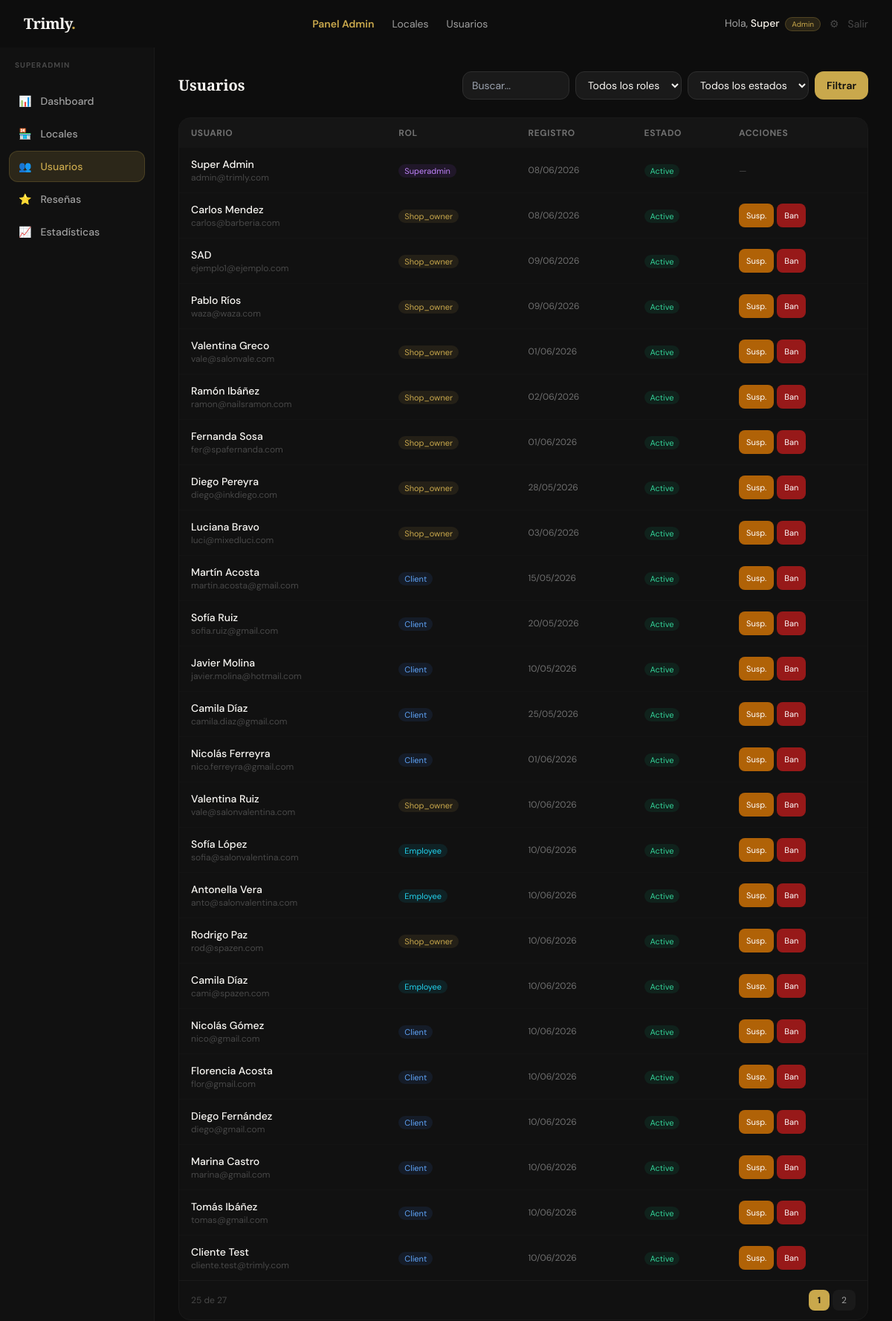
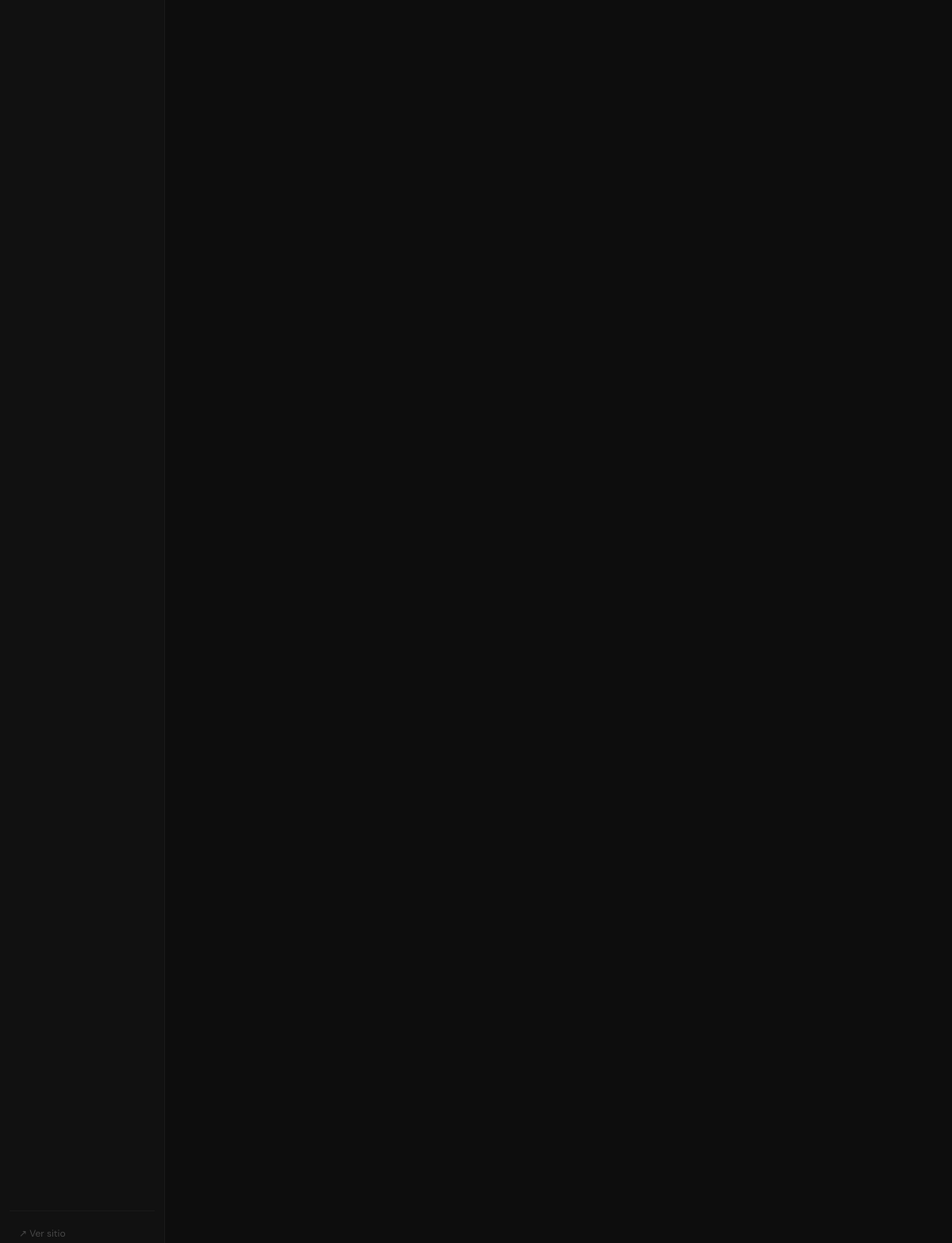
Page /admin/usuarios (signed in) on the committed database (2 pictures, top to bottom).
### tables this page shows
CREATE TABLE `users` (
  `id` int UNSIGNED NOT NULL,
  `name` varchar(100) NOT NULL,
  `email` varchar(150) NOT NULL,
  `phone` varchar(30) DEFAULT NULL,
  `password_hash` varchar(255) NOT NULL,
  `role` enum('superadmin','shop_owner','employee','client') NOT NULL DEFAULT 'client',
  `avatar` varchar(255) DEFAULT NULL,
  `email_verified` tinyint(1) NOT NULL DEFAULT '0',
  `verify_token` varchar(100) DEFAULT NULL,
  `reset_token` varchar(100) DEFAULT NULL,
  `reset_expires` datetime DEFAULT NULL,
  `status` enum('active','suspended','banned') NOT NULL DEFAULT 'active',
  `last_login` datetime DEFAULT NULL,
  `created_at` datetime NOT NULL DEFAULT CURRENT_TIMESTAMP,
  `updated_at` datetime NOT NULL DEFAULT CURRENT_TIMESTAMP ON UPDATE CURRENT_TIMESTAMP
);

### app/Controllers/BaseController.php (called while the page is built, shortened)
<?php
abstract class BaseController
{
    protected function view(string $template, array $viewData = [], int $status = 200): void
    {
        require APP_PATH . '/Views/partials/layout.php';
    }
    protected function input(string $key, mixed $default = null): mixed
    {
        return $_POST[$key] ?? $_GET[$key] ?? $default;
    }
}

### app/Controllers/AdminController.php (called while the page is built, shortened)
<?php
class AdminController extends BaseController
{
    private User $userModel;
    public function __construct() {
        $this->userModel   = new User();
    }
    public function users(): void {
        $page   = max(1,(int)$this->input('page',1));
        $where  = ['1']; $params = [];
        $result = $this->userModel->paginate($page,25,implode(' AND ',$where),$params);
        $this->view('admin/users',['pageTitle'=>'Usuarios — Admin','users'=>$result['data'],'pagination'=>$result,'filter'=>compact('role','status','search')]);
    }
}

### index.php (called while the page is built, shortened)
<?php
$routes = require BASE_PATH . '/routes/web.php';
$method = $_SERVER['REQUEST_METHOD'];
$uri  = parse_url($_SERVER['REQUEST_URI'], PHP_URL_PATH);
$base = base_path();
$uri = rtrim($uri, '/') ?: '/';
$matched = null; $params = [];
foreach ($routes as [$rMethod, $pattern, $handler, $middleware]) {
    if (strtoupper($rMethod) !== $method) continue;
    $regex = str_contains($pattern, '{any}')
        ? str_replace('{any}', '(.*)', $pattern)
        : preg_replace('/\{[^}]+\}/', '([^/]+)', $pattern);
    $regex = '#^' . $regex . '$#u';
    if (preg_match($regex, $uri, $matches)) {
        preg_match_all('/\{([^}]+)\}/', $pattern, $paramNames);
        array_shift($matches);
        $params  = !empty($paramNames[1]) ? array_combine($paramNames[1], $matches) : [];
        $matched = [$handler, $middleware, $params];
        break;
    }
}
[$handler, $middleware, $params] = $matched;
[$controllerName, $actionName] = explode('@', $handler);
$controller = new $controllerClass();
$controller->$actionName(...array_values($params));

### app/Helpers/Helpers.php (called while the page is built, shortened)
<?php
function base_path(): string {
    static $base = null;
    if ($base === null) {
        $appUrl = rtrim(getenv('APP_URL') ?: 'http://localhost', '/');
        $parsed = parse_url($appUrl);
        $base   = rtrim($parsed['path'] ?? '', '/');
    }
    return $base;
}
function path(string $route = ''): string {
    return base_path() . '/' . ltrim($route, '/');
}
function e(mixed $val): string {
    return htmlspecialchars((string)($val ?? ''), ENT_QUOTES | ENT_SUBSTITUTE, 'UTF-8');
}
function fecha(string|null $date, string $format = 'd/m/Y'): string {
    return date($format, strtotime($date));
}

### app/Models/BaseModel.php (called while the page is built, shortened)
<?php
abstract class BaseModel
{
    protected PDO    $db;
    protected string $table;
    public function __construct()
    {
        $this->db = Database::getInstance();
    }
    public function paginate(int $page, int $perPage, string $where = '1', array $params = []): array
    {
        $offset = ($page - 1) * $perPage;
        $total  = $this->db->prepare("SELECT COUNT(*) FROM {$this->table} WHERE $where");
        $total->execute($params);
        $count  = (int) $total->fetchColumn();
        $st = $this->db->prepare("SELECT * FROM {$this->table} WHERE $where LIMIT $perPage OFFSET $offset");
        $st->execute($params);
        return [
            'data'         => $st->fetchAll(),
            'total'        => $count,
            'per_page'     => $perPage,
            'current_page' => $page,
            'last_page'    => (int) ceil($count / $perPage),
        ];
    }
}

### app/Models/Database.php (called while the page is built, shortened)
<?php
class Database
{
    private static ?PDO $instance = null;
    public static function getInstance(): PDO
    {
        if (self::$instance === null) {
            $cfg = require BASE_PATH . '/config/database.php';
            $dsn = "mysql:host={$cfg['host']};port={$cfg['port']};dbname={$cfg['database']};charset={$cfg['charset']}";
            try {
                self::$instance = new PDO($dsn, $cfg['username'], $cfg['password'], $cfg['options']);
            } catch (PDOException $e) {
                error_log('Trimly DB Error: ' . $e->getMessage());
                http_response_code(500);
                echo '<!DOCTYPE html><html><head><meta charset="UTF-8"><title>Error de conexión</title>
                <style>body{background:#0d0d0d;color:#eee;font-family:sans-serif;display:flex;align-items:center;justify-content:center;min-height:100vh;margin:0;}
                .box{text-align:center;padding:40px;border:1px solid #333;border-radius:16px;max-width:500px;}
                h1{color:#C9A84C;margin-bottom:12px;}p{color:#888;margin:8px 0;font-size:14px;}
                .err{background:#1a0000;border:1px solid #5a0000;border-radius:8px;padding:12px;margin:16px 0;font-family:monospace;font-size:13px;color:#ff6b6b;text-align:left;}</style>
                </head><body><div class="box">
                <h1>⚠ Error de base de datos</h1>
                <p>No se pudo conectar a MySQL. Verificá que:</p>
                <p>• MySQL esté corriendo en Laragon (botón verde)</p>
                <p>• La base de datos <strong>trimly</strong> exista</p>
                <p>• Las credenciales en <strong>.env</strong> sean correctas</p>
                <div class="err">' . htmlspecialchars($e->getMessage()) . '</div>
                </div></body></html>';
                exit;
            }
        }
        return self::$instance;
    }
}

### app/Views/admin/users.php (the view, shortened to what this page needs)
<div class="flex min-h-screen pt-16 pb-16 lg:pb-0">
<?php require __DIR__ . '/partials/sidebar.php'; ?>
<main class="flex-1 p-5 lg:p-8 overflow-x-hidden min-w-0">
  <div class="flex flex-col sm:flex-row sm:items-center justify-between gap-3 mb-6">
    <h1 class="font-display text-xl font-bold text-cream-light">Usuarios</h1>
    <form method="GET" class="flex flex-wrap gap-2">
      <input name="q" value="<?= e($filter['search']) ?>" placeholder="Buscar..." class="bg-ink-700 border border-ink-600 rounded-xl px-3 py-2 text-sm text-cream-light focus:border-gold focus:outline-none w-36">
      <select name="role" class="bg-ink-700 border border-ink-600 rounded-xl px-3 py-2 text-sm text-cream-light focus:border-gold focus:outline-none">
        <option value="">Todos los roles</option>
      </select>
      <select name="status" class="bg-ink-700 border border-ink-600 rounded-xl px-3 py-2 text-sm text-cream-light focus:border-gold focus:outline-none">
        <option value="">Todos los estados</option>
      </select>
      <button class="bg-gold text-ink-900 font-semibold px-4 py-2 rounded-xl text-sm hover:bg-gold-500 transition-colors">Filtrar</button>
    </form>
  </div>
  <div class="bg-ink-800 border border-ink-700 rounded-2xl overflow-hidden">
    <div class="overflow-x-auto">
      <table class="w-full text-sm min-w-[560px]">
        <thead class="bg-ink-700/50">
          <tr class="text-left text-ink-400 text-xs uppercase tracking-wider">
            <th class="px-4 py-3">Usuario</th>
            <th class="px-4 py-3">Rol</th>
            <th class="px-4 py-3 hidden md:table-cell">Registro</th>
            <th class="px-4 py-3">Estado</th>
            <th class="px-4 py-3">Acciones</th>
          </tr>
        </thead>
        <tbody class="divide-y divide-ink-700/40">
          <?php foreach($users as $u):
            $roleColors=['client'=>'text-blue-400 bg-blue-500/10','shop_owner'=>'text-gold bg-gold/10','employee'=>'text-cyan-400 bg-cyan-500/10','superadmin'=>'text-purple-400 bg-purple-500/10'];
            $rc=$roleColors[$u['role']]??'text-ink-400 bg-ink-700';
            $sc=['active'=>'text-emerald-400 bg-emerald-500/10','suspended'=>'text-amber-400 bg-amber-500/10','banned'=>'text-red-400 bg-red-500/10'][$u['status']??'active']??'text-ink-400 bg-ink-700';
          ?>
          <tr class="hover:bg-ink-700/20 transition-colors">
            <td class="px-4 py-3">
              <p class="font-medium text-cream-light"><?= e($u['name']) ?></p>
              <p class="text-xs text-ink-500"><?= e($u['email']) ?></p>
            </td>
            <td class="px-4 py-3"><span class="text-[11px] px-2 py-0.5 rounded-full <?=$rc?>"><?= ucfirst($u['role']) ?></span></td>
            <td class="px-4 py-3 hidden md:table-cell text-xs text-ink-400"><?= fecha($u['created_at']) ?></td>
            <td class="px-4 py-3"><span class="text-[11px] px-2 py-0.5 rounded-full <?=$sc?>"><?= ucfirst($u['status']??'active') ?></span></td>
            <td class="px-4 py-3">
              <?php if($u['role']!=='superadmin'): ?>
              <div class="flex gap-1 flex-wrap">
                <?php if(($u['status']??'active')!=='active'): ?>
                <button onclick="setStatus(<?=$u['id']?>,'active')" class="text-[11px] bg-emerald-600 hover:bg-emerald-500 text-white px-2.5 py-1.5 rounded-lg">Activar</button>
                <?php else: ?>
                <button onclick="openBanModal(<?=$u['id']?>,'suspended')" class="text-[11px] bg-amber-600/80 hover:bg-amber-600 text-white px-2.5 py-1.5 rounded-lg">Susp.</button>
                <button onclick="openBanModal(<?=$u['id']?>,'banned')" class="text-[11px] bg-red-700/80 hover:bg-red-700 text-white px-2.5 py-1.5 rounded-lg">Ban</button>
                <?php endif; ?>
              </div>
              <?php else: ?>
              <span class="text-xs text-ink-500">—</span>
              <?php endif; ?>
            </td>
          </tr>
          <?php endforeach; ?>
        </tbody>
      </table>
    </div>
    <?php if($pagination['last_page']>1): ?>
    <div class="flex items-center justify-between px-4 py-3 border-t border-ink-700">
      <p class="text-xs text-ink-500"><?= count($users) ?> de <?= $pagination['total'] ?></p>
      <div class="flex gap-1 flex-wrap">
        <?php for($p=1;$p<=$pagination['last_page'];$p++): $a=$p===$pagination['current_page']; ?>
        <a href="?<?= http_build_query(array_merge($filter,['page'=>$p])) ?>" class="px-3 py-1.5 text-xs rounded-lg <?=$a?'bg-gold text-ink-900 font-bold':'bg-ink-700 text-ink-300 hover:bg-ink-600'?>"><?=$p?></a>
        <?php endfor; ?>
      </div>
    </div>
    <?php endif; ?>
  </div>
</main>
</div>

### app/Views/partials/header.php (shortened to what this page needs)
<?php
$user     = $_SESSION['user'] ?? null;
$role     = $user['role'] ?? null;
$isAdmin  = $role === 'superadmin';
?>
<header class="fixed top-0 left-0 right-0 z-50">
  <div id="hdr" class="transition-all duration-300 border-b border-transparent">
    <div class="max-w-7xl mx-auto px-4 sm:px-6 lg:px-8">
      <div class="flex items-center justify-between h-16">
        <a href="<?= path('/') ?>" class="flex items-center shrink-0">
          <span class="font-display font-bold text-xl text-cream-light tracking-tight">Trimly<span class="text-gold">.</span></span>
        </a>
        <nav class="hidden md:flex items-center gap-6">
          <?php if($isAdmin): ?>
            <a href="<?= path('/admin') ?>" class="nav-link text-sm font-semibold text-gold">Panel Admin</a>
            <a href="<?= path('/admin/locales') ?>" class="nav-link text-sm text-ink-300 hover:text-cream transition-colors">Locales</a>
            <a href="<?= path('/admin/usuarios') ?>" class="nav-link text-sm text-ink-300 hover:text-cream transition-colors">Usuarios</a>
          <?php endif; ?>
        </nav>
        <div class="hidden md:flex items-center gap-3">
          <?php if($user): ?>
            <span class="text-sm text-ink-300">Hola, <span class="text-cream font-medium"><?= e(explode(' ',$user['name'])[0]) ?></span>
              <?php if($isAdmin): ?><span class="ml-1 text-[10px] bg-gold/15 text-gold border border-gold/25 px-2 py-0.5 rounded-full">Admin</span><?php endif; ?>
            </span>
            <a href="<?= path('/cuenta/contrasena') ?>" class="text-sm text-ink-500 hover:text-ink-200 transition-colors" title="Mi cuenta">⚙</a>
            <a href="<?= path('/logout') ?>" class="text-sm text-ink-500 hover:text-ink-200 transition-colors">Salir</a>
          <?php endif; ?>
        </div>
      </div>
    </div>
  </div>
</header>

### app/Views/partials/layout.php (style rules this page uses)
.nav-link { position:relative; }
.nav-link::after { content:'';position:absolute;bottom:-2px;left:0;width:0;height:1px;background:#C9A84C;transition:width .3s ease; }

### rows in the picture
users: name "Super", name "Super Admin", email "admin@trimly.com", role "Superadmin", created_at "08/06/2026", status "Active"
users: name "Carlos Mendez", email "carlos@barberia.com", role "Shop_owner", created_at "08/06/2026", status "Active"
users: name "SAD", email "ejemplo1@ejemplo.com", role "Shop_owner", created_at "09/06/2026", status "Active"
users: name "Pablo Ríos", email "waza@waza.com", role "Shop_owner", created_at "09/06/2026", status "Active"
users: name "Valentina Greco", email "vale@salonvale.com", role "Shop_owner", created_at "01/06/2026", status "Active"
users: name "Ramón Ibáñez", email "ramon@nailsramon.com", role "Shop_owner", created_at "02/06/2026", status "Active"
users: name "Fernanda Sosa", email "fer@spafernanda.com", role "Shop_owner", created_at "01/06/2026", status "Active"
users: name "Diego Pereyra", email "diego@inkdiego.com", role "Shop_owner", created_at "28/05/2026", status "Active"
users: name "Luciana Bravo", email "luci@mixedluci.com", role "Shop_owner", created_at "03/06/2026", status "Active"
users: name "Martín Acosta", email "martin.acosta@gmail.com", role "Client", created_at "15/05/2026", status "Active"
users: name "Sofía Ruiz", email "sofia.ruiz@gmail.com", role "Client", created_at "20/05/2026", status "Active"
users: name "Javier Molina", email "javier.molina@hotmail.com", role "Client", created_at "10/05/2026", status "Active"
users: name "Camila Díaz", email "camila.diaz@gmail.com", role "Client", created_at "25/05/2026", status "Active"
users: name "Nicolás Ferreyra", email "nico.ferreyra@gmail.com", role "Client", created_at "01/06/2026", status "Active"
users: name "Valentina Ruiz", email "vale@salonvalentina.com", role "Shop_owner", created_at "10/06/2026", status "Active"
users: name "Sofía López", email "sofia@salonvalentina.com", role "Employee", created_at "10/06/2026", status "Active"
users: name "Antonella Vera", email "anto@salonvalentina.com", role "Employee", created_at "10/06/2026", status "Active"
users: name "Rodrigo Paz", email "rod@spazen.com", role "Shop_owner", created_at "10/06/2026", status "Active"
users: name "Camila Díaz", email "cami@spazen.com", role "Employee", created_at "10/06/2026", status "Active"
users: name "Nicolás Gómez", email "nico@gmail.com", role "Client", created_at "10/06/2026", status "Active"
users: name "Florencia Acosta", email "flor@gmail.com", role "Client", created_at "10/06/2026", status "Active"
users: name "Diego Fernández", email "diego@gmail.com", role "Client", created_at "10/06/2026", status "Active"
users: name "Marina Castro", email "marina@gmail.com", role "Client", created_at "10/06/2026", status "Active"
users: name "Tomás Ibáñez", email "tomas@gmail.com", role "Client", created_at "10/06/2026", status "Active"
users: name "Cliente Test", email "cliente.test@trimly.com", role "Client", created_at "10/06/2026", status "Active"

### other values in the picture
$item['icon'] "📊"
$item['label'] "Dashboard"
$item['icon'] "🏪"
$item['label'] "Locales"
$item['icon'] "👥"
$item['label'] "Usuarios"
$item['icon'] "⭐"
$item['label'] "Reseñas"
$item['icon'] "📈"
$item['label'] "Estadísticas"
count($users) "25"
$pagination['total'] "27"
